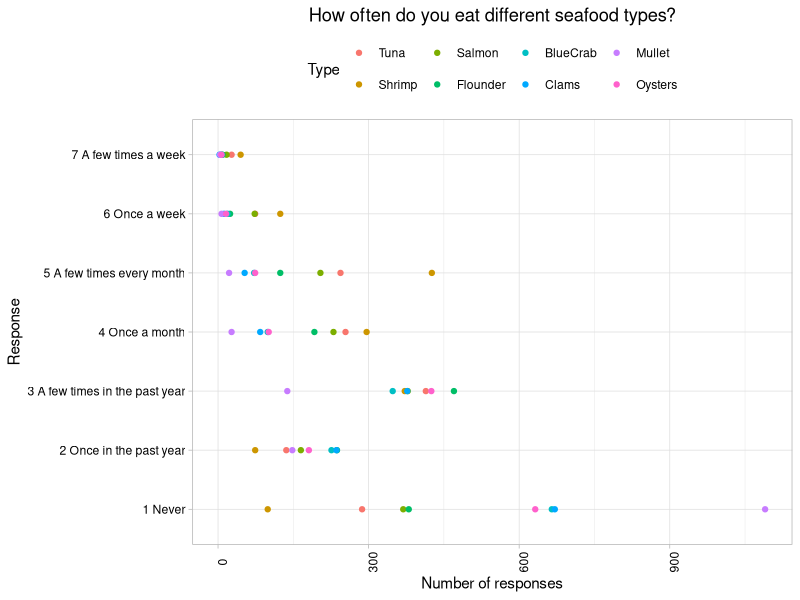
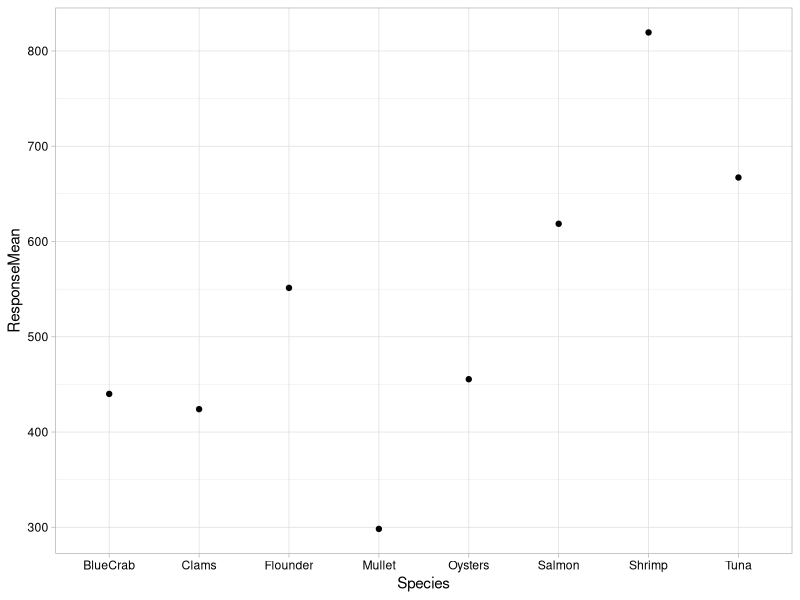
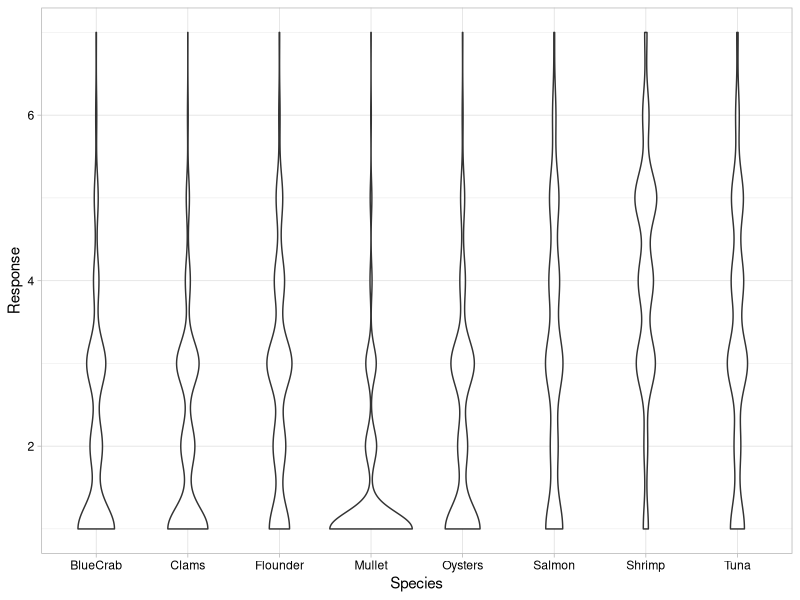
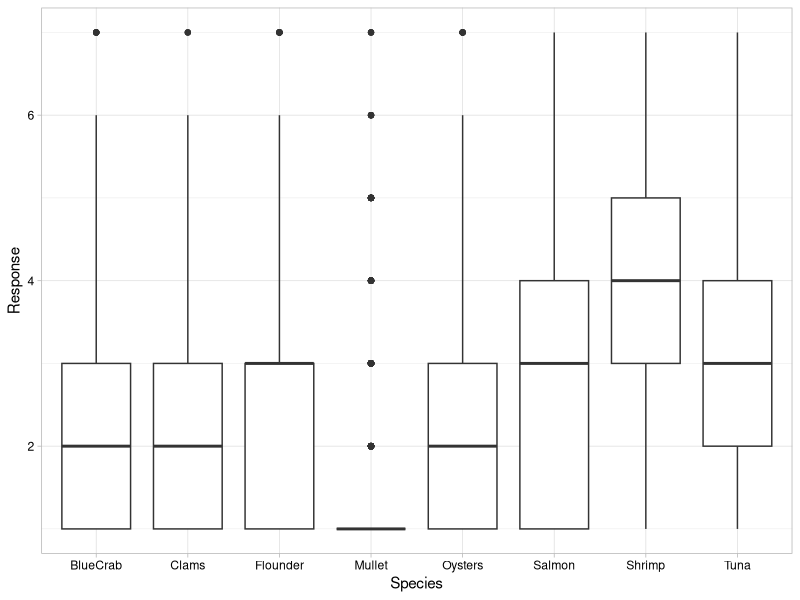
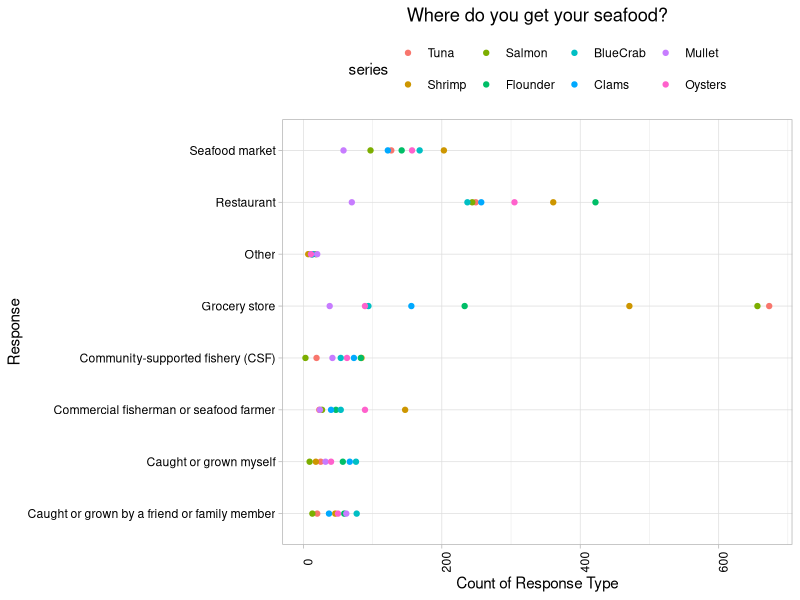
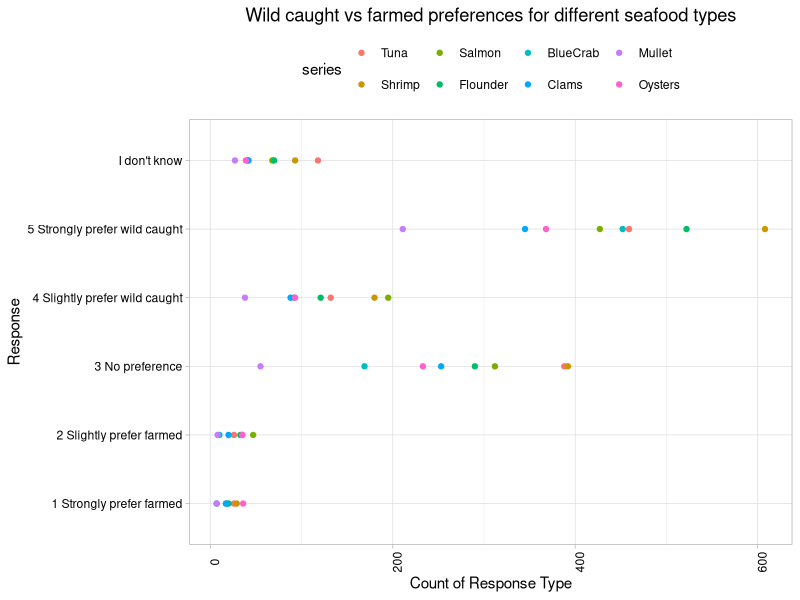
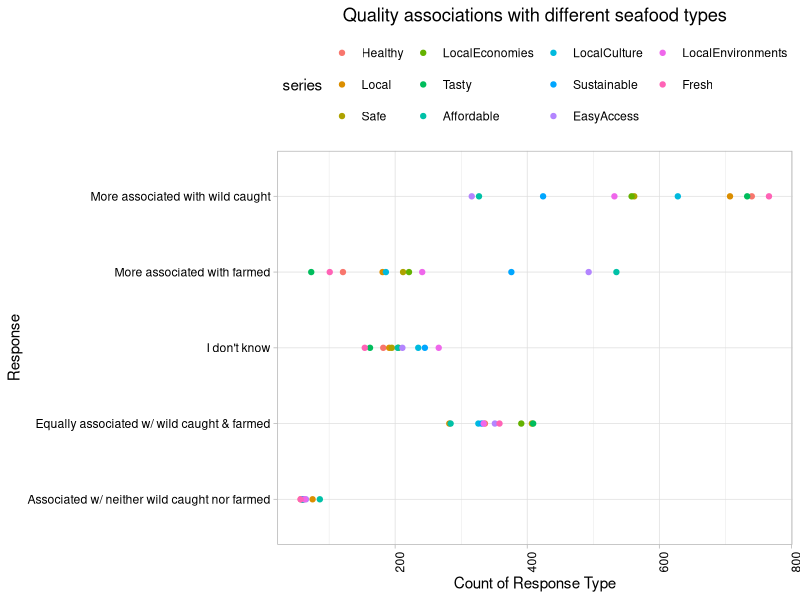
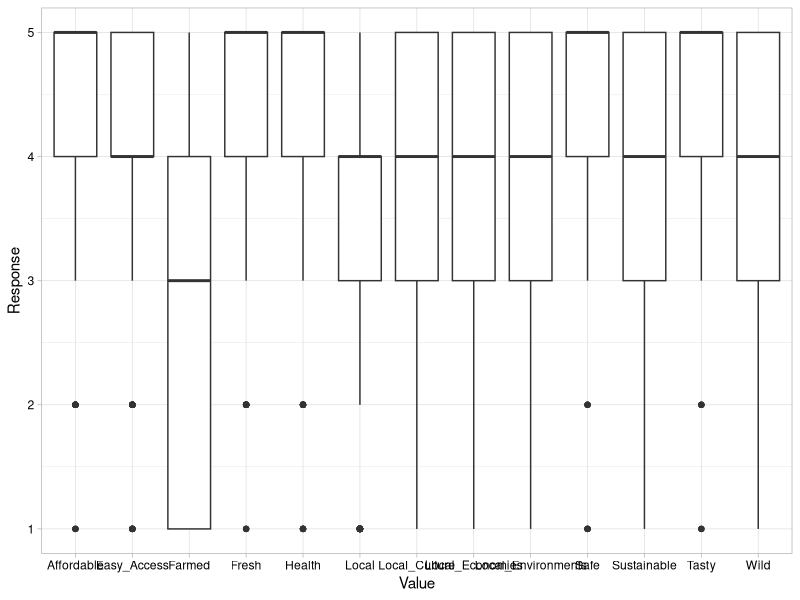

These figures' R source, in order:
## ---- chunk 1
knitr::opts_chunk$set(echo = TRUE)
## ---- chunk 2
getwd()
library(tidyverse)
library(ggplot2)
library(reshape2)

survey.dat <- read.csv("./AquacultureSurveyData.csv")
survey.codes <- read.csv("./AquacultureSurveyCodes.csv")

# Set ggplot theme
mytheme <- theme_light() +
  theme(axis.text = element_text(color = "black"), 
        legend.position = "top")
theme_set(mytheme)
## ---- chunk 3
freq.sp <- select(survey.dat, Frequency_Tuna:Frequency_Oysters)

freq.sp.Tuna <- as.data.frame(table(freq.sp$Frequency_Tuna))
freq.sp.Shrimp <- as.data.frame(table(freq.sp$Frequency_Shrimp))
freq.sp.Salmon <- as.data.frame(table(freq.sp$Frequency_Salmon))
freq.sp.Flounder <- as.data.frame(table(freq.sp$Frequency_Flounder))
freq.sp.BlueCrab <- as.data.frame(table(freq.sp$Frequency_BlueCrab))
freq.sp.Clams <- as.data.frame(table(freq.sp$Frequency_Clams))
freq.sp.Mullet <- as.data.frame(table(freq.sp$Frequency_Mullet))
freq.sp.Oysters <- as.data.frame(table(freq.sp$Frequency_Oysters))

freq.sp.summary <- freq.sp.Tuna %>% 
  left_join(freq.sp.Shrimp, by = "Var1") %>% 
  left_join(freq.sp.Salmon, by = "Var1") %>% 
  left_join(freq.sp.Flounder, by = "Var1") %>% 
  left_join(freq.sp.BlueCrab, by = "Var1") %>% 
  left_join(freq.sp.Clams, by = "Var1") %>% 
  left_join(freq.sp.Mullet, by = "Var1") %>% 
  left_join(freq.sp.Oysters, by = "Var1")
freq.sp.summary <- freq.sp.summary %>% 
  rename(Response = Var1,
         Tuna = Freq.x,
         Shrimp = Freq.y,
         Salmon = Freq.x.x,
         Flounder = Freq.y.y,
         BlueCrab = Freq.x.x.x,
         Clams = Freq.y.y.y,
         Mullet = Freq.x.x.x.x,
         Oysters = Freq.y.y.y.y)

freq.response.meaning <- c("1 Never", 
                           "2 Once in the past year", 
                           "3 A few times in the past year",
                           "4 Once a month",
                           "5 A few times every month",
                           "6 Once a week",
                           "7 A few times a week")

freq.sp.summary$Response_Explanation <- freq.response.meaning

#melt data frame into long format
freq.sp.summary.long <- melt(freq.sp.summary,  id.vars = 'Response_Explanation', variable.name = 'series')
freq.sp.summary.long <- freq.sp.summary.long[-c(1, 2, 3, 4, 5, 6, 7), ]
freq.sp.summary.long$value <- as.numeric(freq.sp.summary.long$value)

#create plot for each column in data frame
ggplot(freq.sp.summary.long, aes(y=Response_Explanation, x=value)) +
  geom_point(aes(colour = series)) + 
  labs(title ="How often do you eat different seafood types?",
       x="Number of responses",
       y="Response",
       color = "Type") + 
  theme(axis.text.x = element_text(angle = 90), 
        plot.title = element_text(hjust=0.5))

## ---- chunk 4
#which species are eaten most frequently
freq.sp.summary$Response <- as.numeric(freq.sp.summary$Response)
freq.sp.summary.which <- freq.sp.summary %>% 
  mutate(Tuna.freq = Tuna * Response,
         Shrimp.freq = Shrimp * Response,
         Salmon.freq = Salmon * Response,
         Flounder.freq = Flounder * Response,
         BlueCrab.freq = BlueCrab * Response,
         Clams.freq = Clams * Response,
         Mullet.freq = Mullet * Response,
         Oysters.freq = Oysters * Response) %>% 
  select(Response, Response_Explanation:Oysters.freq) %>% 
  summarize(Tuna = mean(Tuna.freq),
            Shrimp = mean(Shrimp.freq),
            Salmon = mean(Salmon.freq),
            Flounder = mean(Flounder.freq),
            BlueCrab = mean(BlueCrab.freq),
            Clams = mean(Clams.freq),
            Mullet = mean(Mullet.freq),
            Oysters = mean(Oysters.freq)) %>% 
  pivot_longer(Tuna:Oysters, names_to = "Species", values_to = "ResponseMean")

#plot most frequently eaten sp
ggplot(freq.sp.summary.which) +
  geom_point(aes(x = Species, y = ResponseMean))
## ---- chunk 5
freq.sp.pivot <- freq.sp %>% 
  rename(Tuna = Frequency_Tuna,
         Shrimp = Frequency_Shrimp,
         Salmon = Frequency_Salmon,
         Flounder = Frequency_Flounder,
         BlueCrab = Frequency_BlueCrab,
         Clams = Frequency_Clams,
         Mullet = Frequency_Mullet,
         Oysters = Frequency_Oysters) %>% 
  pivot_longer(Tuna:Oysters, names_to = "Species", values_to = "Response") %>% 
  mutate(Response = Response + 1)

# Violin plot
freq.pivot.violin <-
  ggplot(freq.sp.pivot, aes(x = Species, y = Response)) +
  geom_violin()
freq.pivot.violin

# Box plot
freq.pivot.box <-
  ggplot(freq.sp.pivot, aes(x = Species, y = Response)) +
  geom_boxplot()
freq.pivot.box
## ---- chunk 6
where.sp <- select(survey.dat, Where_Tuna:Where_Oysters)

where.sp.Tuna <- as.data.frame(table(where.sp$Where_Tuna))
where.sp.Shrimp <- as.data.frame(table(where.sp$Where_Shrimp))
where.sp.Salmon <- as.data.frame(table(where.sp$Where_Salmon))
where.sp.Flounder <- as.data.frame(table(where.sp$Where_Flounder))
where.sp.BlueCrab <- as.data.frame(table(where.sp$Where_BlueCrab))
where.sp.Clams <- as.data.frame(table(where.sp$Where_Clams))
where.sp.Mullet <- as.data.frame(table(where.sp$Where_Mullet))
where.sp.Oysters <- as.data.frame(table(where.sp$Where_Oysters))

where.sp.summary <- where.sp.Tuna %>% 
  left_join(where.sp.Shrimp, by = "Var1") %>% 
  left_join(where.sp.Salmon, by = "Var1") %>% 
  left_join(where.sp.Flounder, by = "Var1") %>% 
  left_join(where.sp.BlueCrab, by = "Var1") %>% 
  left_join(where.sp.Clams, by = "Var1") %>% 
  left_join(where.sp.Mullet, by = "Var1") %>% 
  left_join(where.sp.Oysters, by = "Var1")
where.sp.summary <- where.sp.summary %>% 
  rename(Response = Var1,
         Tuna = Freq.x,
         Shrimp = Freq.y,
         Salmon = Freq.x.x,
         Flounder = Freq.y.y,
         BlueCrab = Freq.x.x.x,
         Clams = Freq.y.y.y,
         Mullet = Freq.x.x.x.x,
         Oysters = Freq.y.y.y.y)

where.response.meaning <- c("Caught or grown myself", 
                           "Caught or grown by a friend or family member", 
                           "Grocery store",
                           "Restaurant",
                           "Seafood market",
                           "Commercial fisherman or seafood farmer",
                           "Community-supported fishery (CSF)",
                           "Other")

where.sp.summary$Response_Explanation <- where.response.meaning

#melt data frame into long format
where.sp.summary.long <- melt(where.sp.summary,  id.vars = 'Response_Explanation', variable.name = 'series')
where.sp.summary.long <- where.sp.summary.long[-c(1, 2, 3, 4, 5, 6, 7, 8), ]
where.sp.summary.long$value <- as.numeric(where.sp.summary.long$value)

#create plot for each column in data frame
ggplot(where.sp.summary.long, aes(y=Response_Explanation, x=value)) +
  geom_point(aes(colour = series)) + 
  labs(title ="Where do you get your seafood?",
       x="Count of Response Type",
       y="Response") + 
  theme(axis.text.x = element_text(angle = 90), 
        plot.title = element_text(hjust=0.5))
## ---- chunk 7
pref.sp <- select(survey.dat, Preference_Tuna:Preference_Oysters)

pref.sp.Tuna <- as.data.frame(table(pref.sp$Preference_Tuna))
pref.sp.Shrimp <- as.data.frame(table(pref.sp$Preference_Shrimp))
pref.sp.Salmon <- as.data.frame(table(pref.sp$Preference_Salmon))
pref.sp.Flounder <- as.data.frame(table(pref.sp$Preference_Flounder))
pref.sp.BlueCrab <- as.data.frame(table(pref.sp$Preference_BlueCrab))
pref.sp.Clams <- as.data.frame(table(pref.sp$Preference_Clams))
pref.sp.Mullet <- as.data.frame(table(pref.sp$Preference_Mullet))
pref.sp.Oysters <- as.data.frame(table(pref.sp$Preference_Oysters))

pref.sp.summary <- pref.sp.Tuna %>% 
  left_join(pref.sp.Shrimp, by = "Var1") %>% 
  left_join(pref.sp.Salmon, by = "Var1") %>% 
  left_join(pref.sp.Flounder, by = "Var1") %>% 
  left_join(pref.sp.BlueCrab, by = "Var1") %>% 
  left_join(pref.sp.Clams, by = "Var1") %>% 
  left_join(pref.sp.Mullet, by = "Var1") %>% 
  left_join(pref.sp.Oysters, by = "Var1")
pref.sp.summary <- pref.sp.summary %>% 
  rename(Response = Var1,
         Tuna = Freq.x,
         Shrimp = Freq.y,
         Salmon = Freq.x.x,
         Flounder = Freq.y.y,
         BlueCrab = Freq.x.x.x,
         Clams = Freq.y.y.y,
         Mullet = Freq.x.x.x.x,
         Oysters = Freq.y.y.y.y)

pref.response.meaning <- c("5 Strongly prefer wild caught", 
                           "4 Slightly prefer wild caught", 
                           "3 No preference",
                           "2 Slightly prefer farmed",
                           "1 Strongly prefer farmed",
                           "I don't know")

pref.sp.summary$Response_Explanation <- pref.response.meaning

#melt data frame into long format
pref.sp.summary.long <- melt(pref.sp.summary,  id.vars = 'Response_Explanation', variable.name = 'series')
pref.sp.summary.long <- pref.sp.summary.long[-c(1, 2, 3, 4, 5, 6), ]
pref.sp.summary.long$value <- as.numeric(pref.sp.summary.long$value)

#create plot for each column in data frame
ggplot(pref.sp.summary.long, aes(y=Response_Explanation, x=value)) +
  geom_point(aes(colour = series)) + 
  labs(title ="Wild caught vs farmed preferences for different seafood types",
       x="Count of Response Type",
       y="Response") + 
  theme(axis.text.x = element_text(angle = 90), 
        plot.title = element_text(hjust=0.5))
## ---- chunk 8
qual.sp <- select(survey.dat, Qualities_Healthy:Qualities_Fresh)

qual.sp.Healthy <- as.data.frame(table(qual.sp$Qualities_Healthy))
qual.sp.Local <- as.data.frame(table(qual.sp$Qualities_Local))
qual.sp.Safe <- as.data.frame(table(qual.sp$Qualities_Safe))
qual.sp.Local_Economies <- as.data.frame(table(qual.sp$Qualities_Local_Economies))
qual.sp.Tasty <- as.data.frame(table(qual.sp$Qualities_Tasty))
qual.sp.Affordable <- as.data.frame(table(qual.sp$Qualities_Affordable))
qual.sp.Local_Culture <- as.data.frame(table(qual.sp$Qualities_Local_Culture))
qual.sp.Sustainable <- as.data.frame(table(qual.sp$Qualities_Sustainable))
qual.sp.Easy_Access <- as.data.frame(table(qual.sp$Qualities_Easy_Access))
qual.sp.Local_Environments <- as.data.frame(table(qual.sp$Qualities_Local_Environments))
qual.sp.Fresh <- as.data.frame(table(qual.sp$Qualities_Fresh))

qual.sp.summary <- qual.sp.Healthy %>% 
  left_join(qual.sp.Local, by = "Var1") %>% 
  left_join(qual.sp.Safe, by = "Var1") %>% 
  left_join(qual.sp.Local_Economies, by = "Var1") %>% 
  left_join(qual.sp.Tasty, by = "Var1") %>% 
  left_join(qual.sp.Affordable, by = "Var1") %>% 
  left_join(qual.sp.Local_Culture, by = "Var1") %>% 
  left_join(qual.sp.Sustainable, by = "Var1") %>%
  left_join(qual.sp.Easy_Access, by = "Var1") %>%
  left_join(qual.sp.Local_Environments, by = "Var1") %>%
  left_join(qual.sp.Fresh, by = "Var1")
qual.sp.summary <- qual.sp.summary %>% 
  rename(Response = Var1,
         Healthy = Freq.x,
         Local = Freq.y,
         Safe = Freq.x.x,
         LocalEconomies = Freq.y.y,
         Tasty = Freq.x.x.x,
         Affordable = Freq.y.y.y,
         LocalCulture = Freq.x.x.x.x,
         Sustainable = Freq.y.y.y.y,
         EasyAccess = Freq.x.x.x.x.x,
         LocalEnvironments = Freq.y.y.y.y.y,
         Fresh = Freq)

qual.response.meaning <- c("More associated with wild caught", 
                           "Equally associated w/ wild caught & farmed", 
                           "More associated with farmed",
                           "Associated w/ neither wild caught nor farmed",
                           "I don't know")

qual.sp.summary$Response_Explanation <- qual.response.meaning

#melt data frame into long format
qual.sp.summary.long <- melt(qual.sp.summary,  id.vars = 'Response_Explanation', variable.name = 'series')
qual.sp.summary.long <- qual.sp.summary.long[-c(1, 2, 3, 4, 5), ]
qual.sp.summary.long$value <- as.numeric(qual.sp.summary.long$value)

#create plot for each column in data frame
ggplot(qual.sp.summary.long, aes(y=Response_Explanation, x=value)) +
  geom_point(aes(colour = series)) + 
  labs(title ="Quality associations with different seafood types",
       x="Count of Response Type",
       y="Response") + 
  theme(axis.text.x = element_text(angle = 90), 
        plot.title = element_text(hjust=0.5))
## ---- chunk 9
importance <- survey.dat %>% 
  select(Importance_Health:Importance_Farmed, Age_corrected, Gender_original, Education, Political_Party, Race1, Income) %>% 
   rename(Health = Importance_Health,
         Local = Importance_Local,
         Safe = Importance_Safe,
         Local_Economies = Importance_Local_Economies,
         Tasty = Importance_Tasty,
         Affordable = Importance_Affordable,
         Local_Culture = Importance_Local_Culture,
         Sustainable = Importance_Sustainable,
         Easy_Access = Importance_Easy_Access,
         Local_Environments = Importance_Local_Environments,
         Fresh = Importance_Fresh,
         Wild = Importance_Wild,
         Farmed = Importance_Farmed,
         Age = Age_corrected,
         Gender = Gender_original) %>% 
  filter(Education != 8, Gender == 1 | Gender == 2, Age != 8, Political_Party == 1 | Political_Party == 2, Race1 != 8 | Race1 != 9, Income != 8)

columnnames <- c("Age", "Gender", "Education", "Political_Party", "Race1", "Income")
importance[columnnames] <- lapply(importance[columnnames], factor)

import.pivot <- importance %>% 
  pivot_longer(Health:Farmed, names_to = "Value", values_to = "Response")

# Box plot
import.pivot.box <-
  ggplot(import.pivot, aes(x = Value, y = Response)) +
  geom_boxplot()
import.pivot.box  #doesn't show much honestly

# exploring demographics to see if there are any w/ few numbers
summary(importance$Age)
summary(importance$Gender)
summary(importance$Education) #only 7 people at ed level 7 doctorate
summary(importance$Political_Party)
summary(importance$Race1) #low numbers of 4-7 - might want to narrow to just 1, 2, 3 (white, latino, black)
summary(importance$Income)

# distribution of selected values
sust <- summary(importance$Sustainable)
sust[4]

import.summary <- importance %>% 
  summarize(Health = mean(Health),
            Local = mean(Local),
            Safe = mean(Safe),
            Local_Economies = mean(Local_Economies),
            Tasty = mean(Tasty),
            Affordable = mean(Affordable),
            Local_Culture = mean(Local_Culture),
            Sustainable = mean(Sustainable),
            Easy_Access = mean(Easy_Access),
            Local_Env = mean(Local_Environments),
            Fresh = mean(Fresh),
            Wild = mean(Wild),
            Farmed = mean(Farmed)) %>% 
  pivot_longer(Health:Farmed, names_to = "Value", values_to = "Mean")

ggplot(import.summary, aes(x = Value, y = Mean)) +
  geom_point(size = 3) +
  scale_y_continuous(limits = c(1,5)) +
  theme(axis.text.x = element_text(angle = 45, vjust = 0.65), 
        plot.title = element_text(hjust=0.5)) +
  labs(title = "Mean rating of values associated with seafood")
## ---- chunk 10
#models
importance.lm.age <- lm(data = importance, Wild ~ Age)
summary(importance.lm.age) #older people care more about wild?

importance.lm.gender <- lm(data = importance, Wild ~ Gender)
summary(importance.lm.gender) # no difference

importance.lm.education <- lm(data = importance, Wild ~ Education)
summary(importance.lm.education) # ed3 significant

importance.lm.political <- lm(data = importance, Wild ~ Political_Party)
summary(importance.lm.political) # no significance

importance.lm.race <- lm(data = importance, Wild ~ Race1)
summary(importance.lm.race) # no significance

importance.lm.income <- lm(data = importance, Wild ~ Income)
summary(importance.lm.income) # 

importance.lm.age.gender <- lm(data = importance, Wild ~ Age * Gender)
summary(importance.lm.age.gender) #

importance.plot <- ggplot(importance, aes(x = Education, y = Wild)) +
  geom_jitter()
importance.plot
## ---- chunk 11
#models
fresh.lm.age <- lm(data = importance, Fresh ~ Age)
summary(fresh.lm.age) #older people care more about fresh

fresh.lm.gender <- lm(data = importance, Fresh ~ Gender)
summary(fresh.lm.gender) # no difference

fresh.lm.education <- lm(data = importance, Fresh ~ Education)
summary(fresh.lm.education) # ed3 significant

fresh.lm.political <- lm(data = importance, Fresh ~ Political_Party)
summary(fresh.lm.political) # no significance

fresh.lm.race <- lm(data = importance, Fresh ~ Race1)
summary(fresh.lm.race) # no significance

fresh.lm.income <- lm(data = importance, Fresh ~ Income)
summary(fresh.lm.income) # no significance

fresh.lm.age.gender <- lm(data = importance, Fresh ~ Age * Gender)
summary(fresh.lm.age.gender) #

#example plot?
fresh.plot <- ggplot(importance, aes(x = Education, y = Fresh)) +
  geom_jitter()
fresh.plot
## ---- chunk 12
summary(importance$Sustainable)

sust.lm.age <- lm(data = importance, Sustainable ~ Age)
summary(sust.lm.age) #age 6 cares slightly more

sust.lm.gender <- lm(data = importance, Sustainable ~ Gender)
summary(sust.lm.gender) # no difference

sust.lm.education <- lm(data = importance, Sustainable ~ Education)
summary(sust.lm.education) # ed3 significant

sust.lm.political <- lm(data = importance, Sustainable ~ Political_Party)
summary(sust.lm.political) # no significance

sust.lm.race <- lm(data = importance, Sustainable ~ Race1)
summary(sust.lm.race) # no significance

sust.lm.income <- lm(data = importance, Sustainable ~ Income)
summary(sust.lm.income) # no significance

sust.lm.age.gender <- lm(data = importance, Sustainable ~ Age * Gender)
summary(sust.lm.age.gender) #

sust.plot <- ggplot(importance, aes(x = Education, y = Sustainable)) +
  geom_jitter()
sust.plot
## ---- chunk 13
summary(importance$Local)

local.lm.age <- lm(data = importance, Local ~ Age)
summary(local.lm.age) #age 6 cares slightly more

local.lm.gender <- lm(data = importance, Local ~ Gender)
summary(local.lm.gender) # no difference

local.lm.education <- lm(data = importance, Local ~ Education)
summary(local.lm.education) # ed3 significant

local.lm.political <- lm(data = importance, Local ~ Political_Party)
summary(local.lm.political) # no significance

local.lm.race <- lm(data = importance, Local ~ Race1)
summary(local.lm.race) # no significance

local.lm.income <- lm(data = importance, Local ~ Income)
summary(local.lm.income) # no significance

local.lm.age.gender <- lm(data = importance, Local ~ Age * Gender)
summary(local.lm.age.gender) #

local.plot <- ggplot(importance, aes(x = Education, y = Local)) +
  geom_jitter()
local.plot
